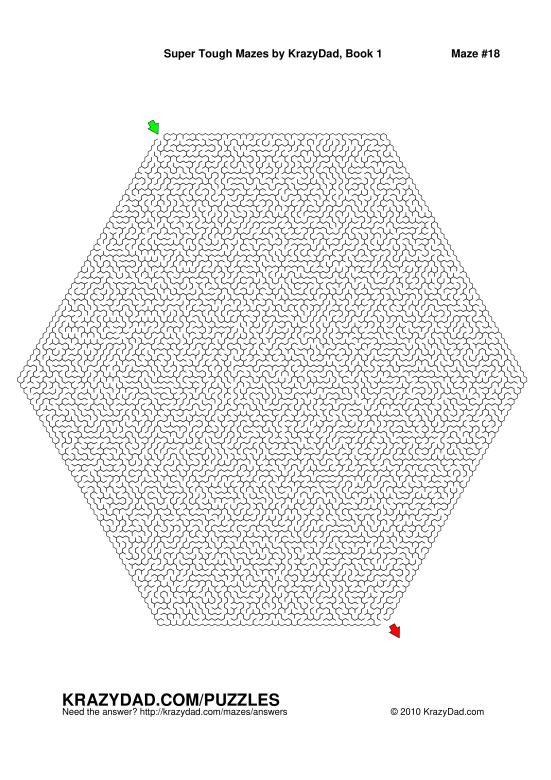
#> input picture maze/KD_Mazes_ST_v1-18.jpg, 1653 x 2339 px (shown at 1/3 size)
$ jupyter execute 'Dijkstra algorithm.ipynb'
#> lines starting #> are read from the running program, lines starting #| are printed output that depends on the picture; after the words box and inside, x2 and y2 are one past the last pixel; in counts of white or black regions, pixels touching at a corner belong together
[cell 1]
import cv2
import matplotlib.pyplot as plt
import numpy as np
import heapq

[cell 2]
#file = 'maze.png'
#file = 'KD_Mazes_ST_v1-16.jpg'
file = 'KD_Mazes_ST_v1-18.jpg'

[cell 3]
def lock(): #Creating a black border at the entrance to the hexagonal maze
    img[425:428,:470] = [0,0,0]
    img[:410,497:500] = [0,0,0]

[cell 4]
img = cv2.imread(file) # read an image from a file using
#> img is the input picture: shape (2339, 1653, 3); mean B, G, R 238.9, 238.9, 238.9
lock()
#> in lock, `img[425:428,:470] = [0,0,0]`: img: shape (2339, 1653, 3); 0.04% of pixels changed, all inside (x1, y1, x2, y2) = (0, 425, 470, 428)
#> in lock, `img[:410,497:500] = [0,0,0]`:
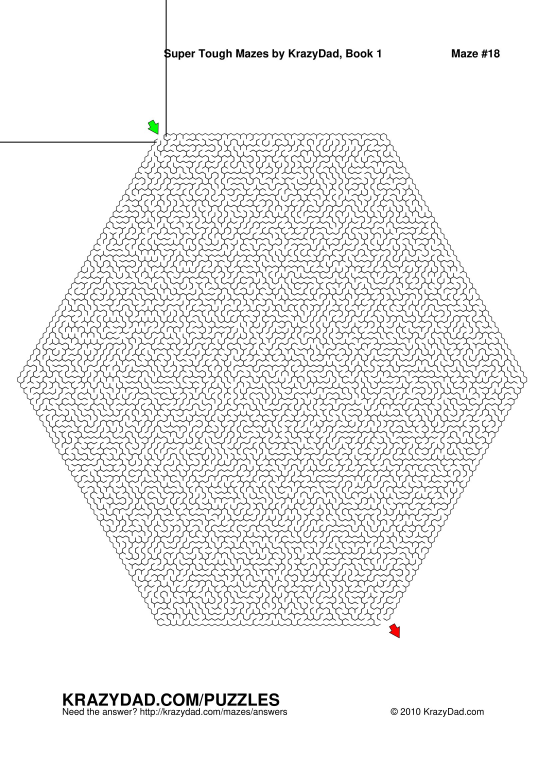
#> img: shape (2339, 1653, 3) (shown at 1/3 size); mean B, G, R 238.7, 238.8, 238.8
# cv2.circle(img,(5,220), 3, (255,0,0), -1) # add a circle at (5, 220)
# cv2.circle(img, (25,5), 3, (0,0,255), -1) # add a circle at (5,5)
plt.figure(figsize=(7,7))
plt.imshow(img) # show the image
img = cv2.imread(file)
lock()
plt.show()

[cell 5]
img = img[:,:,0] # Extraction of the blue color matrix from the 3 matrices representing the colors BGR
#> img: shape (2339, 1653)
plt.imshow(img) # show the image

[cell 6]
# function for getting the neighbors of the current pixel
def get_neighboring_pixels(row,column):
    n, m = img.shape # Image borders in pixels
    neighbor = [] # array that will contain tuples with the column and row coordinates of the neighbors
    offset = [(0,-1),(0,1),(-1,0),(1,0)] # array with the changes to the coordinates of the current pixel to reach its neighbors
    for i,j in offset:
        if 0 < row+i < n and 0 < column + j < m: # Checks that it doesn't go beyond the image boundaries
            if img[row+i, column + j] > 200: # Checks that the B value of the pixel is more than 200
                neighbor.append((row+i,column+j)) # Adds a tuple to the list with the row and column of the pixel
    return neighbor


# Finding the shortest path using Dijkstra's algorithm
def shortest_path(source,destination):
#> called with source = (320, 450), destination = (1888, 1204)
    distances = {} # dictionary with nodes and their distances from the source
    parent = {}
    visited = set() # A hash table with the nodes that have already been visited
    heap = [] # min heap with the next node with the smallest distance
    heapq.heappush(heap,(0,(source))) # Adding the starting point to the heap with its distance

    distances[source] = 0

    while destination not in visited:
        d, node = heapq.heappop(heap)
        while node in visited:
            heapq.heappop(heap)

        visited.add(node)

        neighbor = get_neighboring_pixels(*node)
        for i,j in neighbor:
            if (i,j) not in visited:
                if (i,j) not in distances or distances[(i,j)] > d+1:
                    heapq.heappush(heap, (d+1,((i,j))))
                    distances[(i,j)] = d+1
                    parent[(i,j)] = node
    path = []
    node = destination
    while node != source:
        path.append(node)
        node = parent[node]
    return path + [source], visited


#path,visited = shortest_path((5,25),(220,5))
#path,visited = shortest_path((1140,815),(1890,960))
path,visited = shortest_path((320,450),(1888,1204))

[cell 7]
path

[cell 8]
visited

[cell 9]
def mark_visited(img, nodes):
    for i,j in nodes:
        img[i,j] = (238, 240, 163)
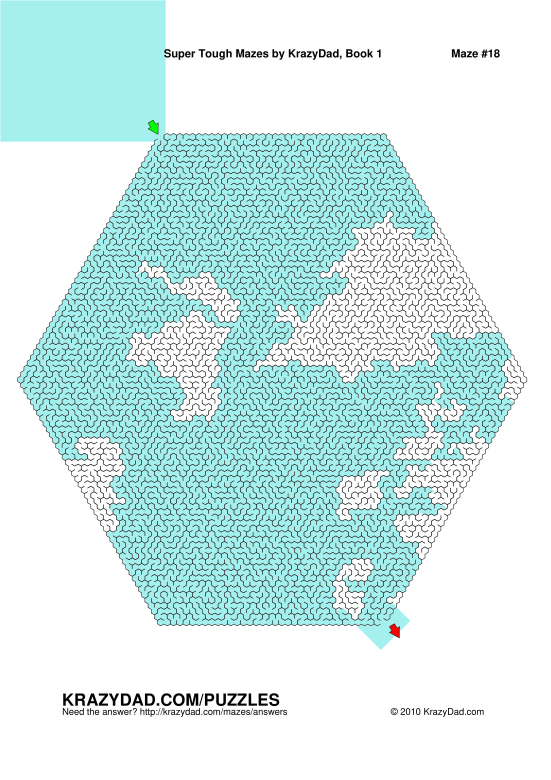
#> img: shape (2339, 1653, 3) (shown at 1/3 size); mean B, G, R 233.9, 234.6, 209.4

[cell 10]
def drawPath(img,path, thickness=1):
    '''path is a list of (x,y) tuples'''
#> called with thickness = 2
    x0,y0=path[0]
    for vertex in path[1:]:
        x1,y1=vertex
        cv2.line(img,(y0,x0),(y1,x1),(255,0,0),thickness)
        x0,y0=vertex
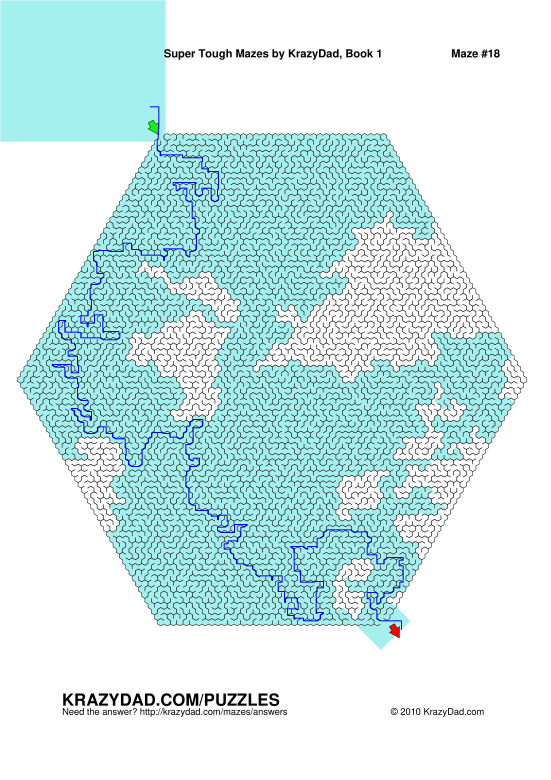
#> img: shape (2339, 1653, 3) (shown at 1/3 size); 0.51% of pixels changed, all inside (x1, y1, x2, y2) = (155, 319, 1211, 1890)
